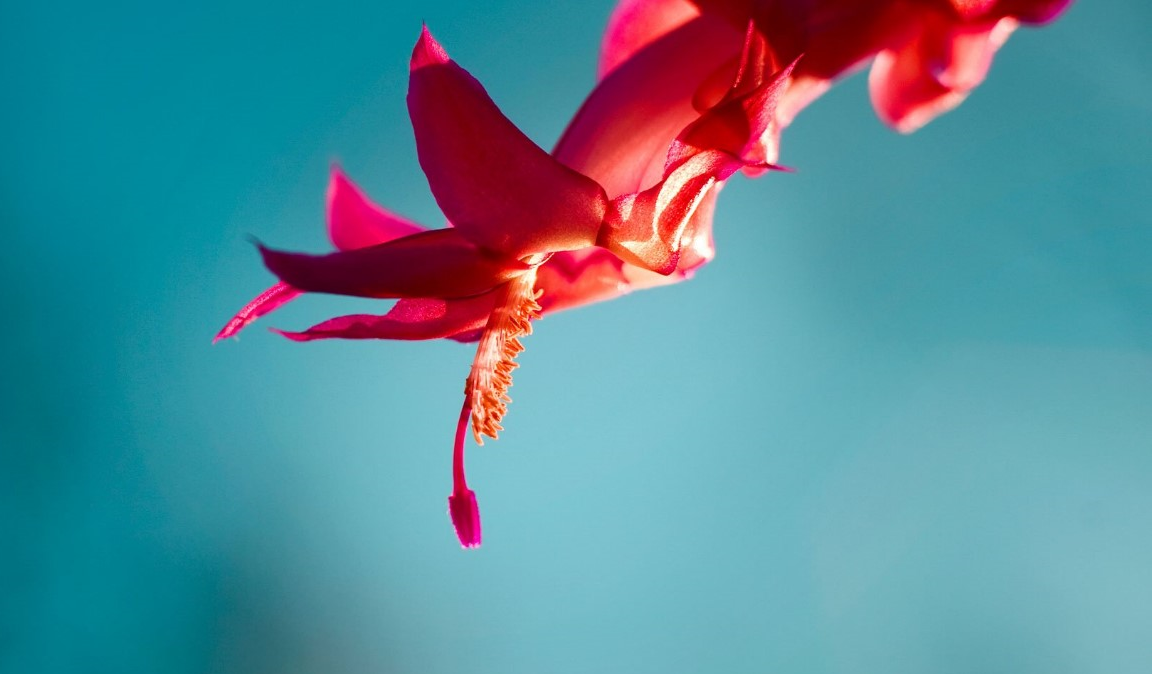
#> input picture opencv/opencv/image.png, 1152 x 674 px
$ jupyter execute 'image traspose.ipynb'
#> lines starting #> are read from the running program, lines starting #| are printed output that depends on the picture
[cell 1]
import cv2
import numpy as np

[cell 2]
img=cv2.imread("image.png")
#> img is the input picture: shape (674, 1152, 3); mean B, G, R 152.6, 138.1, 88

[cell 3]
rotate_image=cv2.transpose(img)
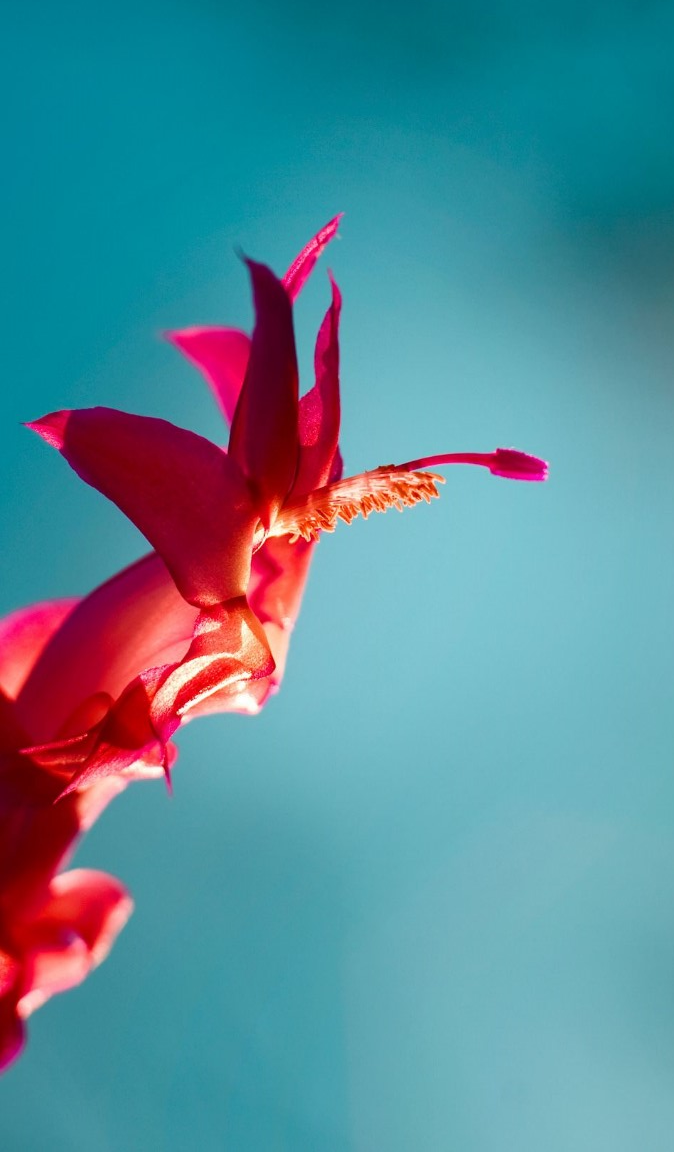
#> rotate_image: shape (1152, 674, 3); mean B, G, R 152.6, 138.1, 88

[cell 4]
cv2.imshow("rotate_image",rotate_image)
cv2.imshow("original_img",img)
cv2.waitKey(0)
cv2.destroyAllWindows()

[cell 5]
original=cv2.resize(img,(500,400))
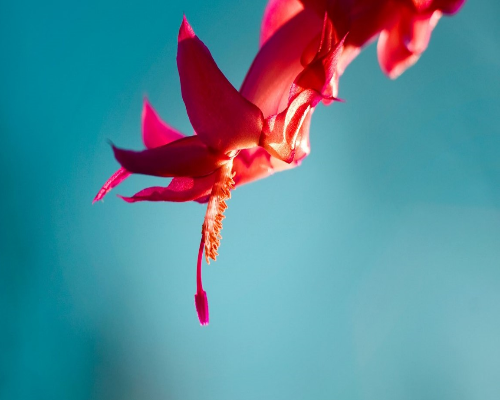
#> original: shape (400, 500, 3); mean B, G, R 152.5, 138.1, 87.9
rotate=cv2.resize(rotate_image,(500,400))
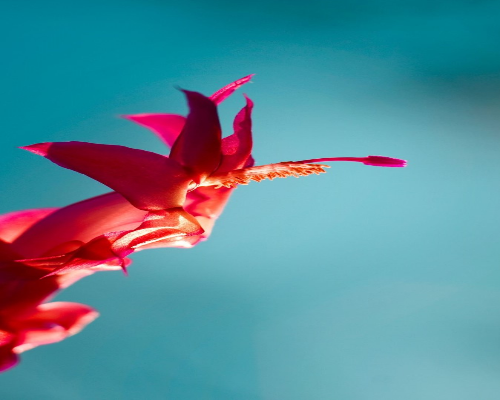
#> rotate: shape (400, 500, 3); mean B, G, R 152.5, 138.1, 87.9
stack=np.hstack((original,rotate))
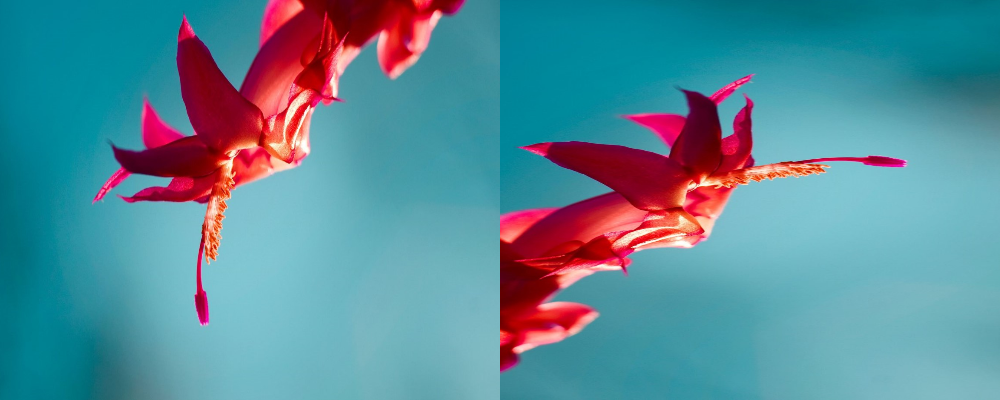
#> stack: shape (400, 1000, 3); mean B, G, R 152.5, 138.1, 87.9
cv2.imshow("",stack)
cv2.waitKey(0)
cv2.destroyAllWindows()

$ run again, with opencv/opencv/bg.jpg saved as opencv/opencv/image.png
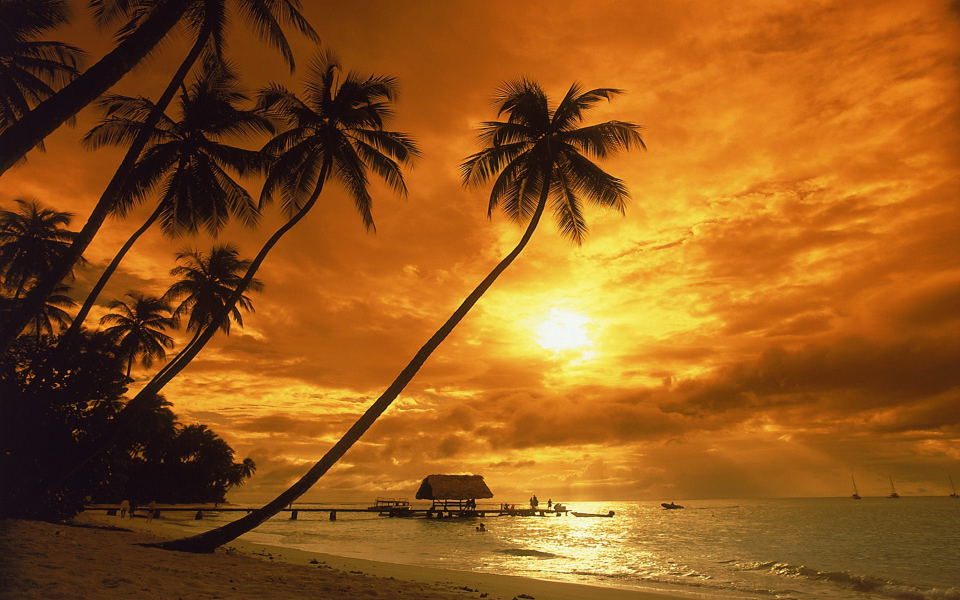
#> input picture opencv/opencv/bg.jpg, 3840 x 2400 px (shown at 1/4 size)
#> img is the input picture: shape (2400, 3840, 3); mean B, G, R 26.6, 87.6, 147
#> `rotate=cv2.resize(rotate_image,(500,400))`:
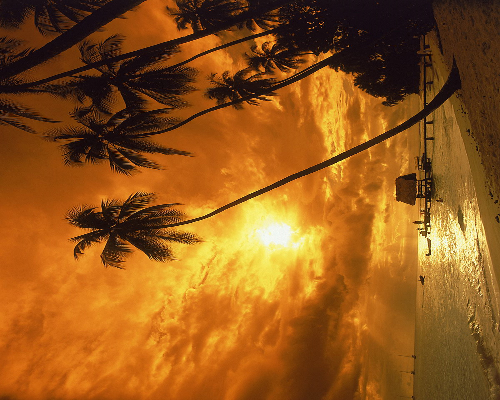
#> rotate: shape (400, 500, 3); mean B, G, R 26.5, 87.5, 146.9
#> `stack=np.hstack((original,rotate))`:
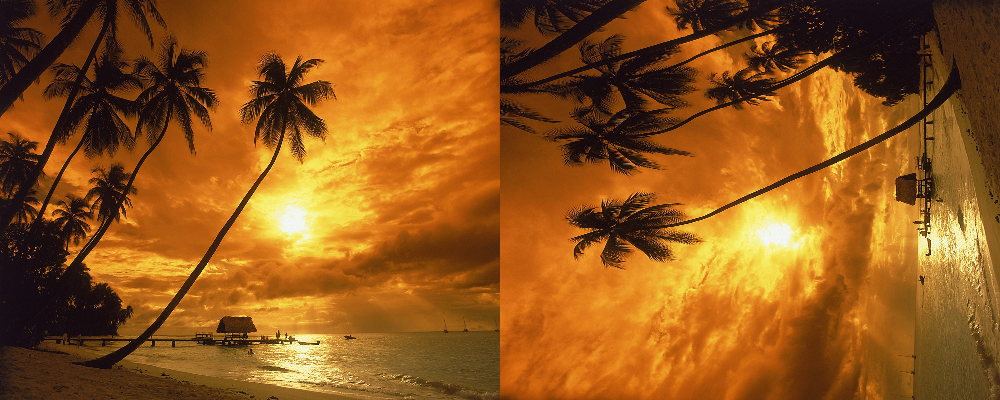
#> stack: shape (400, 1000, 3); mean B, G, R 26.5, 87.6, 147

$ run again, with opencv/opencv/face1.jpg saved as opencv/opencv/image.png
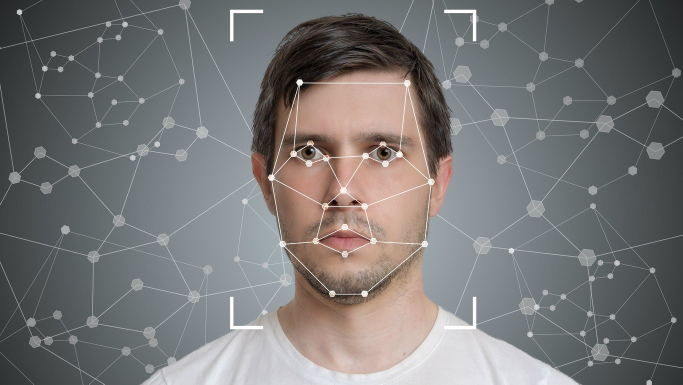
#> input picture opencv/opencv/face1.jpg, 1366 x 769 px (shown at 1/2 size)
#> img is the input picture: shape (769, 1366, 3); mean B, G, R 117.6, 117.8, 118.8
#> `rotate=cv2.resize(rotate_image,(500,400))`:
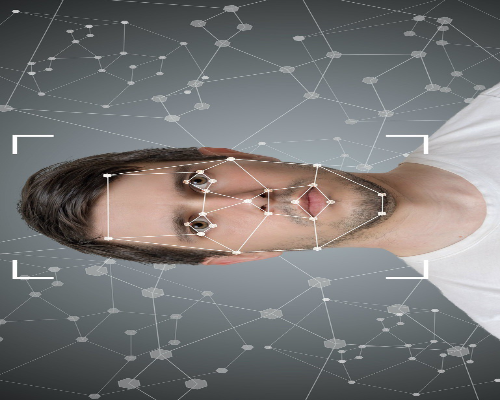
#> rotate: shape (400, 500, 3); mean B, G, R 117.6, 117.8, 118.7
#> `stack=np.hstack((original,rotate))`:
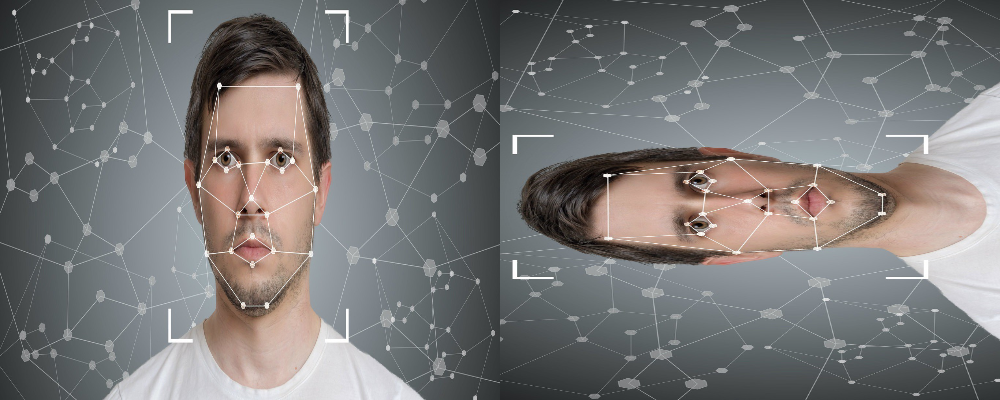
#> stack: shape (400, 1000, 3); mean B, G, R 117.6, 117.8, 118.7

$ run again, with opencv/opencv/sachin.jpg saved as opencv/opencv/image.png
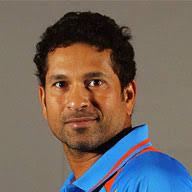
#> input picture opencv/opencv/sachin.jpg, 192 x 192 px
#> img is the input picture: shape (192, 192, 3); mean B, G, R 95.8, 103.1, 114.1
#> `rotate=cv2.resize(rotate_image,(500,400))`:
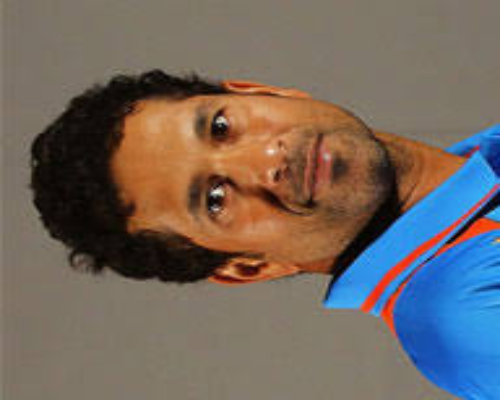
#> rotate: shape (400, 500, 3); mean B, G, R 95.7, 103, 114
#> `stack=np.hstack((original,rotate))`:
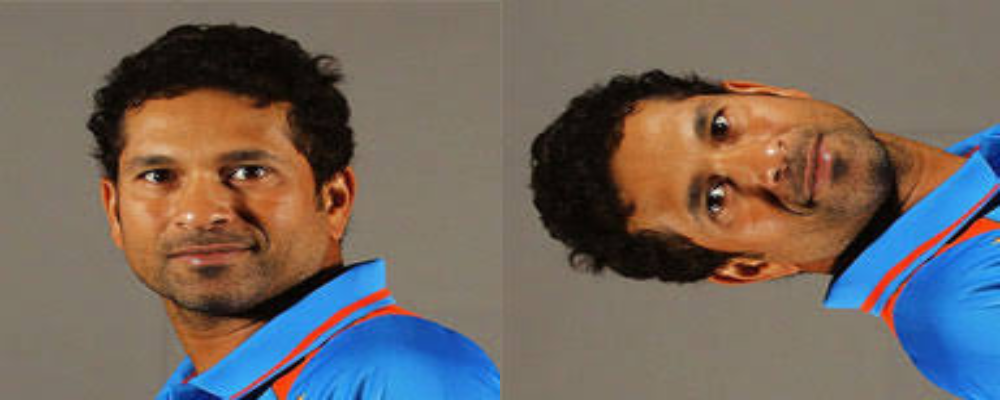
#> stack: shape (400, 1000, 3); mean B, G, R 95.7, 103.1, 114
